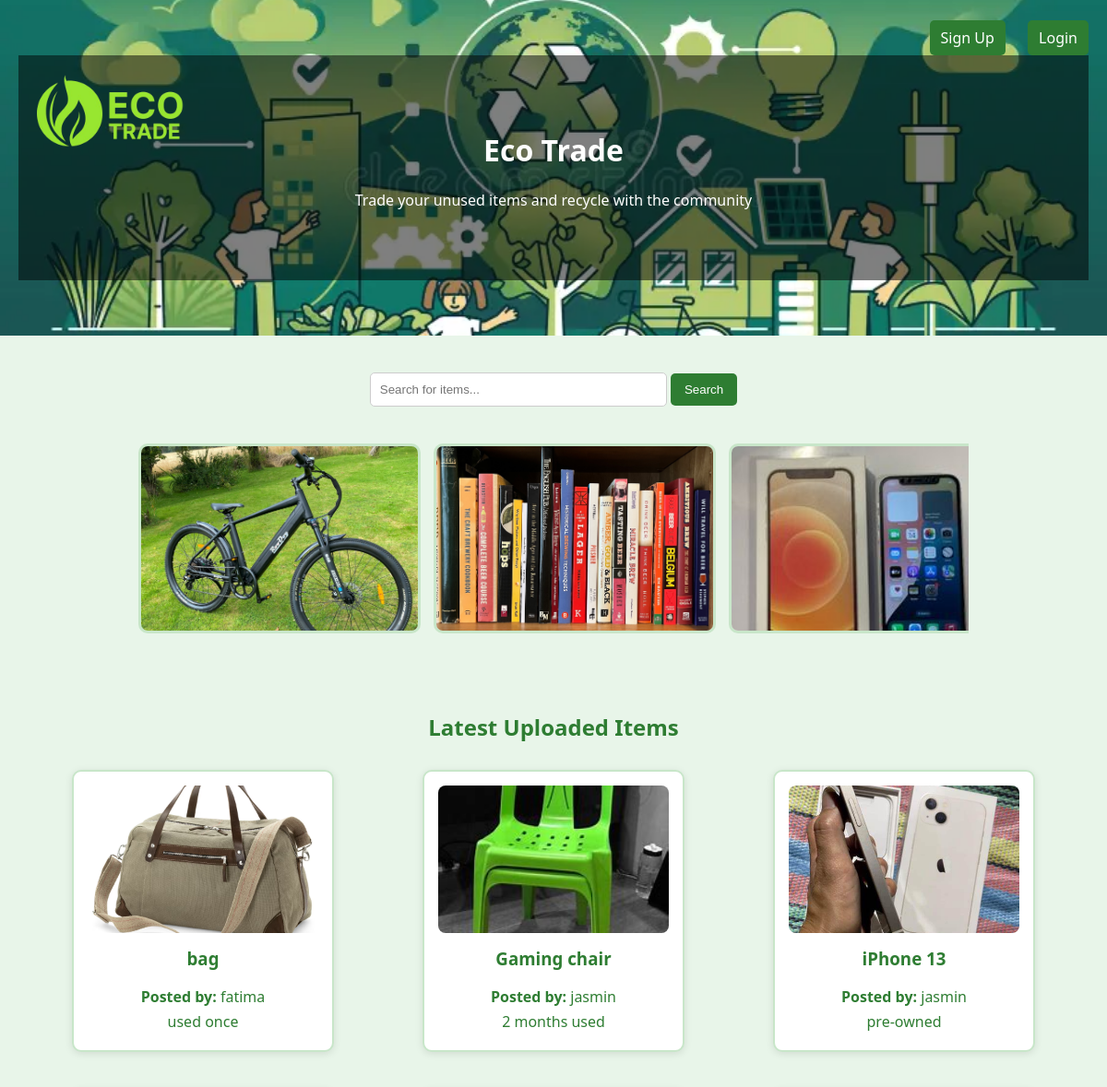
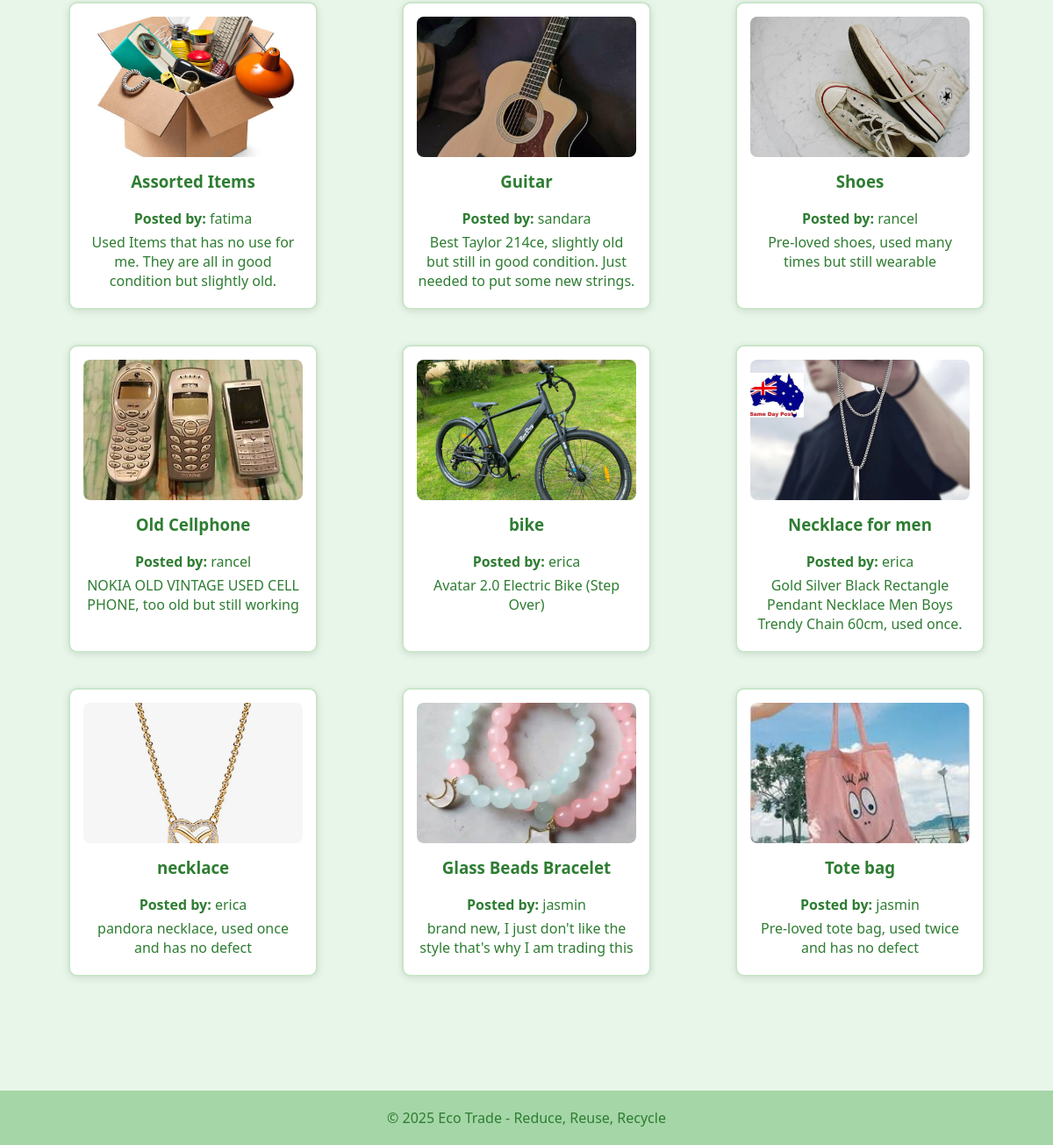
Screenshot of /Eco-trade_system/index.php with the database file from the repository (2 pictures, top to bottom).
### tables this page shows
CREATE TABLE `items` (
  `id` int(11) NOT NULL,
  `user_id` int(11) NOT NULL,
  `title` varchar(100) NOT NULL,
  `description` text DEFAULT NULL,
  `image` varchar(255) DEFAULT NULL,
  `created_at` timestamp NOT NULL DEFAULT current_timestamp()
);

CREATE TABLE `users` (
  `id` int(11) NOT NULL,
  `username` varchar(50) NOT NULL,
  `email` varchar(100) NOT NULL,
  `password` varchar(255) NOT NULL,
  `profile_pic` varchar(255) DEFAULT NULL,
  `created_at` timestamp NOT NULL DEFAULT current_timestamp(),
  `is_admin` tinyint(1) DEFAULT 0
);

### Eco-trade_system/index.php (the view, shortened to what this page needs)
<?php
require_once 'includes/db.php';
$user_id = isset($_SESSION['user_id']) ? $_SESSION['user_id'] : 0;
$search_term = isset($_GET['search']) ? trim($_GET['search']) : '';
$searchResults = [];
if ($search_term !== '') {
    $search_term_wildcard = '%' . $search_term . '%';
    $stmt = $conn->prepare("SELECT items.*, users.username FROM items
                            JOIN users ON items.user_id = users.id
                            WHERE items.user_id != ? AND (items.title LIKE ? OR items.description LIKE ?)
                            ORDER BY items.created_at DESC");
    $stmt->bind_param("iss", $user_id, $search_term_wildcard, $search_term_wildcard);
    $stmt->execute();
    $result = $stmt->get_result();
    $searchResults = $result->fetch_all(MYSQLI_ASSOC);
    $stmt->close();
} else {
    $stmt = $conn->prepare("SELECT items.*, users.username FROM items
                            JOIN users ON items.user_id = users.id
                            WHERE items.user_id != ?
                            ORDER BY items.created_at DESC");
    $stmt->bind_param("i", $user_id);
    $stmt->execute();
    $result = $stmt->get_result();
    $searchResults = $result->fetch_all(MYSQLI_ASSOC);
}
?>
<!DOCTYPE html>
<html lang="en">
<head>
    <link rel="stylesheet" href="assets/stye.css">
</head>
<body>
<header style="position: relative; background: url('assets/images/bg1.jpg') no-repeat center center/cover; color: white;">
    <img src="assets/images/ecoTrade_logo.png" alt="Eco Trade Logo" style="position: absolute; top: 20px; left: 20px; height: 200px; z-index: 10;">
    <div style="background-color: rgba(0, 0, 0, 0.5); padding: 60px 20px; text-align: center;">
        <h1>Eco Trade</h1>
        <p>Trade your unused items and recycle with the community</p>
        <div class="auth-buttons" style="margin-top: 10px;">
            <a href="register.php" style="color: white; background: #2e7d32; padding: 8px 12px; border-radius: 5px; margin-right: 10px;">Sign Up</a>
            <a href="login.php" style="color: white; background: #2e7d32; padding: 8px 12px; border-radius: 5px;">Login</a>
        </div>
    </div>
</header>
<main>
    <form method="GET" action="index.php" style="margin-bottom: 20px; text-align: center;">
        <input type="text" name="search" placeholder="Search for items..." value="<?= htmlspecialchars($_GET['search'] ?? '') ?>" style="padding: 10px; width: 300px; border-radius: 5px; border: 1px solid #ccc;">
        <button type="submit" style="padding: 10px 15px; background-color: #2e7d32; color: white; border: none; border-radius: 5px; cursor: pointer;">Search</button>
    </form>
    <div class="carousel-container">
        <img src="assets/images/bike.jpg" alt="Bike">
        <img src="assets/images/books.jpg" alt="Books">
        <img src="assets/images/cellphone.jpg" alt="Electronics">
    </div>
    <?php if (!empty($searchResults)): ?>
        <div class="all-items">
            <h2><?= $search_term ? 'Search Results' : 'Latest Uploaded Items' ?></h2>
            <div class="item-grid">
                <?php foreach ($searchResults as $item): ?>
                    <div class="item-card">
                        <?php if (!empty($item['image'])): ?>
                           <img src="<?= htmlspecialchars($item['image']) ?>" alt="Item Image">
                        <?php endif; ?>
                        <h3><?= htmlspecialchars($item['title']) ?></h3>
                        <p><strong>Posted by:</strong> <?= htmlspecialchars($item['username']) ?></p>
                        <p><?= nl2br(htmlspecialchars($item['description'])) ?></p>
                    </div>
                <?php endforeach; ?>
            </div>
        </div>
    <?php else: ?>
        <p class="search-results" style="text-align: center;">No items found<?= $search_term ? ' for "<strong>' . htmlspecialchars($search_term) . '</strong>"' : '' ?>.</p>
    <?php endif; ?>
</main>
<footer>
    &copy; 2025 Eco Trade - Reduce, Reuse, Recycle
</footer>
</body>
</html>

### Eco-trade_system/assets/stye.css (style rules this page uses)
body { font-family: 'Segoe UI', sans-serif; margin: 0; background-color: #e8f5e9; color: #2e7d32; }
header { background: url('assets/images/background.jpg') no-repeat center center/cover; color: white; padding: 60px 20px; text-align: center; }
.auth-buttons { position: absolute; top: 20px; right: 20px; }
.auth-buttons a { color: white; background-color: #2e7d32; padding: 10px 20px; border-radius: 5px; text-decoration: none; margin-left: 10px; }
main { padding: 40px 20px; text-align: center; }
.carousel-container { margin: 40px auto; max-width: 900px; overflow-x: auto; white-space: nowrap; }
.carousel-container img { width: 300px; height: 200px; object-fit: cover; margin-right: 10px; border-radius: 10px; border: 3px solid #c8e6c9; }
.item-card { background-color: #ffffff; border: 2px solid #c8e6c9; border-radius: 10px; padding: 15px; margin: 10px auto; max-width: 500px; text-align: left; }
.item-card img { max-width: 100%; height: auto; border-radius: 8px; }
.item-card h3 { margin-top: 10px; color: #2e7d32; }
.item-card p { margin: 5px 0; }
footer { margin-top: 60px; padding: 20px; background-color: #a5d6a7; text-align: center; color: #2e7d32; }
.item-grid { display: flex; flex-wrap: wrap; gap: 20px; justify-content: center; }
.item-card { background-color: #ffffff; border-radius: 10px; padding: 15px; width: 250px; box-shadow: 0 2px 8px rgba(0,0,0,0.1); text-align: center; }
.item-card img { width: 100%; height: 160px; object-fit: cover; border-radius: 8px; }
.all-items, .search-results { padding: 20px; display: flex; flex-direction: column; align-items: center; }

### Eco-trade_system/index.php (style rules this page uses)
.item-grid { display: flex; flex-wrap: wrap; gap: 20px; justify-content: center; }
.item-card { background-color: #ffffff; border-radius: 10px; padding: 15px; width: 250px; box-shadow: 0 2px 8px rgba(0,0,0,0.1); text-align: center; }
.item-card img { width: 100%; height: 160px; object-fit: cover; border-radius: 8px; }

### rows the page displays
items: image (picture), title "bag", user.username "fatima", description "used once"
items: image (picture), title "Gaming chair", user.username "jasmin", description "2 months used"
items: image (picture), title "iPhone 13", user.username "jasmin", description "pre-owned"
items: image (picture), title "Assorted Items", user.username "fatima", description "Used Items that has no use for me. They are all in good condition but slightly old."
items: image (picture), title "Guitar", user.username "sandara", description "Best Taylor 214ce, slightly old but still in good condition. Just needed to put some new strings."
items: image (picture), title "Shoes", user.username "rancel", description "Pre-loved shoes, used many times but still wearable"
items: image (picture), title "Old Cellphone", user.username "rancel", description "NOKIA OLD VINTAGE USED CELL PHONE, too old but still working"
items: image (picture), title "bike", user.username "erica", description "Avatar 2.0 Electric Bike (Step Over)"
items: image (picture), title "Necklace for men", user.username "erica", description "Gold Silver Black Rectangle Pendant Necklace Men Boys Trendy Chain 60cm, used once."
items: image (picture), title "necklace", user.username "erica", description "pandora necklace, used once and has no defect"
items: image (picture), title "Glass Beads Bracelet", user.username "jasmin", description "brand new, I just don't like the style that's why I am trading this"
items: image (picture), title "Tote bag", user.username "jasmin", description "Pre-loved tote bag, used twice and has no defect"
